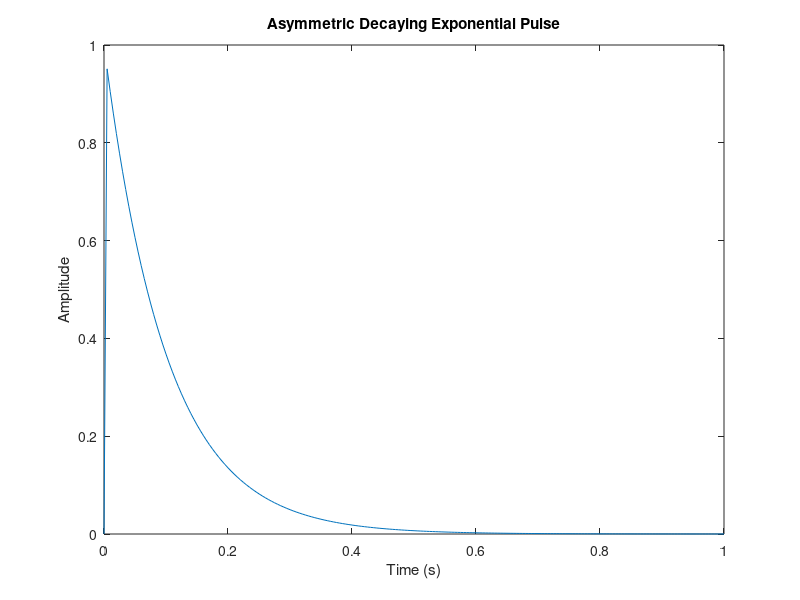
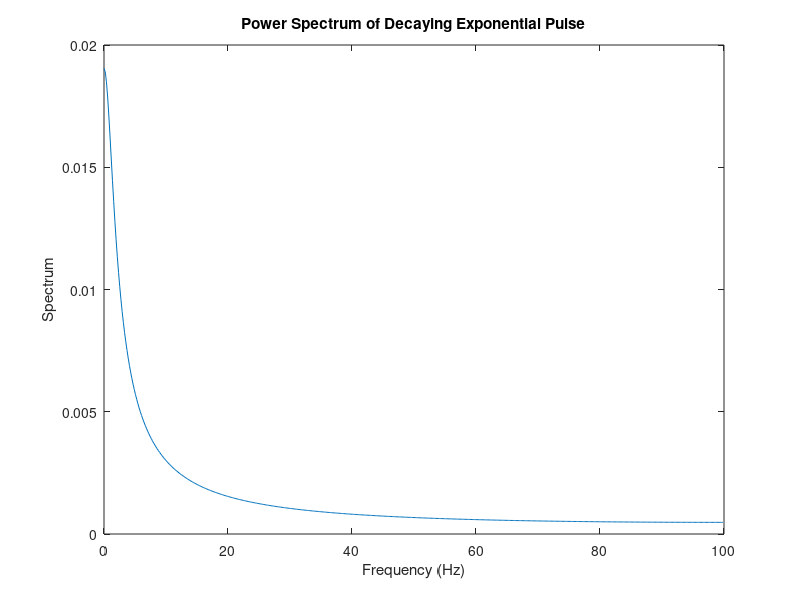

The MATLAB script that drew these images, in order:
% EXAMPLE 01: COSINE WAVE
Fs = 200;               % sampling frequency
t = 0:(1/Fs):1;         % time vector of 1 second
a = 10;                 % exp factor exp(-at)
x = exp(-a*t).*sign(t);      % symm double exp pulse
nfft = 1024;            % length of FFT
X = fft(x, nfft);       % eval FFT

% We only want the positive half of X post FFT
X = X(1:(nfft/2));

mx = abs(X/nfft);       % normalized mag of X
f = (0:nfft/2-1)*Fs/nfft;  % Freq vector
% notice Fs/nfft, this aligns the frequency at f
% as we sampled the function at a frequency different
% than the FFT is long (200/1024 = 0.19 scale)

% Generate plot
figure(1);
plot(t,x);
title('Asymmetric Decaying Exponential Pulse');
xlabel('Time (s)');
ylabel('Amplitude');
figure(2);
plot(f,mx);
title('Power Spectrum of Decaying Exponential Pulse');
xlabel('Frequency (Hz)');
ylabel('Spectrum');
